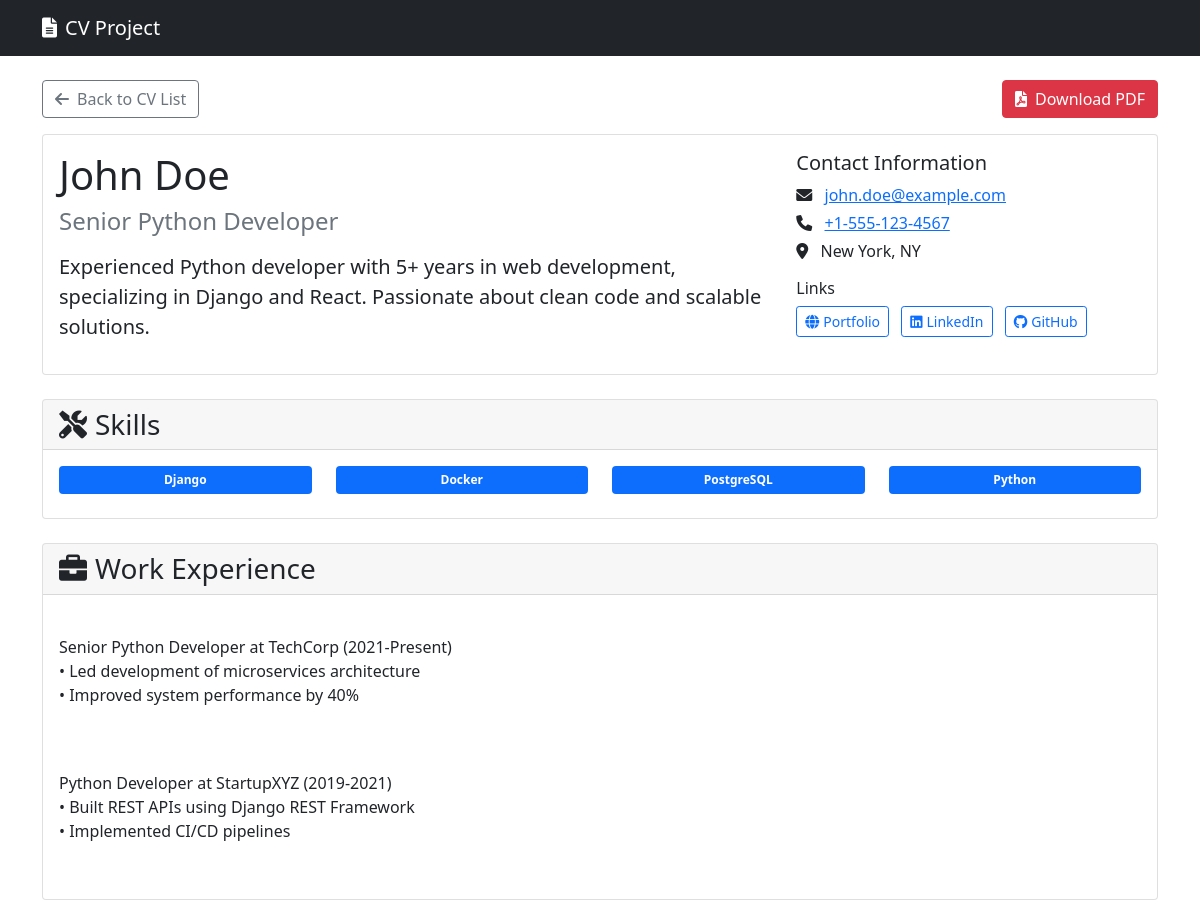
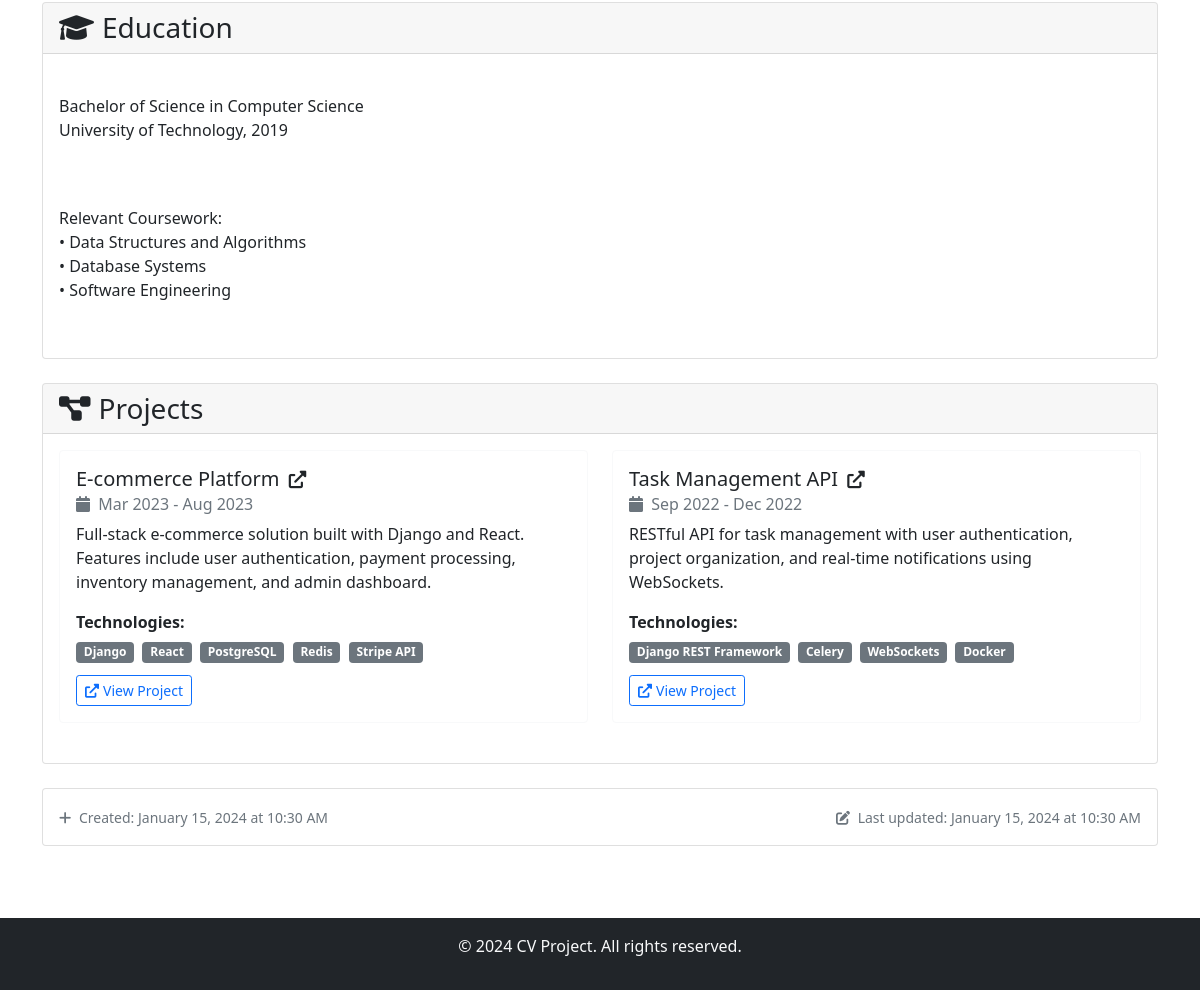
/cv/1/, run on the app's committed database (2 pictures, top to bottom).
### main/models.py (models this page shows, shortened)
class CV(models.Model):
    first_name = models.CharField(max_length=100, verbose_name="First Name")
    last_name = models.CharField(max_length=100, verbose_name="Last Name")
    email = models.EmailField(verbose_name="Email Address", unique=True)
    phone = models.CharField(max_length=20, blank=True, verbose_name="Phone Number")
    location = models.CharField(max_length=200, blank=True, verbose_name="Location")
    title = models.CharField(max_length=200, verbose_name="Professional Title")
    bio = models.TextField(verbose_name="Professional Summary")
    experience = models.TextField(
        verbose_name="Work Experience", help_text="Describe your work experience"
    )
    education = models.TextField(
        verbose_name="Education", help_text="Your educational background"
    )
    skills = models.ManyToManyField(
        "Skill", blank=True, related_name="cv_skills", verbose_name="Skills"
    )
    portfolio_url = models.URLField(blank=True, verbose_name="Portfolio URL")
    linkedin_url = models.URLField(blank=True, verbose_name="LinkedIn URL")
    github_url = models.URLField(blank=True, verbose_name="GitHub URL")
    created_at = models.DateTimeField(auto_now_add=True)
    updated_at = models.DateTimeField(auto_now=True)
    class Meta:
        verbose_name = "CV"
        verbose_name_plural = "CVs"
        ordering = ["-updated_at"]
    @property
    def full_name(self):
        return f"{self.first_name} {self.last_name}"

class Skill(models.Model):
    name = models.CharField(unique=True, max_length=100, verbose_name="Skill Name")
    class Meta:
        ordering = ["name"]

class Project(models.Model):
    cv = models.ForeignKey(CV, on_delete=models.CASCADE, related_name="project_set")
    title = models.CharField(max_length=200, verbose_name="Project Title")
    description = models.TextField(verbose_name="Project Description")
    technologies = models.CharField(max_length=300, verbose_name="Technologies Used")
    url = models.URLField(blank=True, verbose_name="Project URL")
    start_date = models.DateField(blank=True, null=True, verbose_name="Start Date")
    end_date = models.DateField(blank=True, null=True, verbose_name="End Date")
    class Meta:
        ordering = ["-start_date"]

### main/views.py (the view)
# urls.py: path("cv/<int:pk>/", views.CVDetailView.as_view(), name="cv_detail"),
class CVDetailView(DetailView):
    model = CV
    template_name = "main/cv_detail.html"
    context_object_name = "cv"
    def get_queryset(self):
        return CV.objects.prefetch_related("skills", "project_set")

### main/templatetags/cv_extras.py (called while the page is built)
@register.filter
def split(value, delimiter):
    if value:
        return value.split(delimiter)
    return []

@register.filter
def strip(value):
    if value:
        return value.strip()
    return value

### main/templates/main/cv_detail.html (shortened to what this page needs)
{% extends 'main/base.html' %}
{% load cv_extras %}
{% block content %}
<div class="row">
    <div class="col-12">
        <div class="mb-3 d-flex justify-content-between align-items-center">
            <a href="{% url 'main:cv_list' %}" class="btn btn-outline-secondary">
                <i class="fas fa-arrow-left me-2"></i>Back to CV List
            </a>
            <a href="{% url 'main:cv_pdf_download' cv.pk %}" class="btn btn-danger" target="_blank">
                <i class="fas fa-file-pdf me-2"></i>Download PDF
            </a>
        </div>
        <div class="card mb-4">
            <div class="card-body">
                <div class="row">
                    <div class="col-md-8">
                        <h1 class="card-title mb-2">{{ cv.full_name }}</h1>
                        <h4 class="text-muted mb-3">{{ cv.title }}</h4>
                        <p class="lead">{{ cv.bio }}</p>
                    </div>
                    <div class="col-md-4">
                        <div class="contact-info">
                            <h5>Contact Information</h5>
                            <p class="mb-1">
                                <i class="fas fa-envelope me-2"></i>
                                <a href="mailto:{{ cv.email }}">{{ cv.email }}</a>
                            </p>
                            {% if cv.phone %}
                                <p class="mb-1">
                                    <i class="fas fa-phone me-2"></i>
                                    <a href="tel:{{ cv.phone }}">{{ cv.phone }}</a>
                                </p>
                            {% endif %}
                            {% if cv.location %}
                                <p class="mb-1">
                                    <i class="fas fa-map-marker-alt me-2"></i>
                                    {{ cv.location }}
                                </p>
                            {% endif %}
                            {% if cv.portfolio_url or cv.linkedin_url or cv.github_url %}
                                <div class="mt-3">
                                    <h6>Links</h6>
                                    {% if cv.portfolio_url %}
                                        <a href="{{ cv.portfolio_url }}" target="_blank" class="btn btn-outline-primary btn-sm me-2 mb-1">
                                            <i class="fas fa-globe me-1"></i>Portfolio
                                        </a>
                                    {% endif %}
                                    {% if cv.linkedin_url %}
                                        <a href="{{ cv.linkedin_url }}" target="_blank" class="btn btn-outline-primary btn-sm me-2 mb-1">
                                            <i class="fab fa-linkedin me-1"></i>LinkedIn
                                        </a>
                                    {% endif %}
                                    {% if cv.github_url %}
                                        <a href="{{ cv.github_url }}" target="_blank" class="btn btn-outline-primary btn-sm me-2 mb-1">
                                            <i class="fab fa-github me-1"></i>GitHub
                                        </a>
                                    {% endif %}
                                </div>
                            {% endif %}
                        </div>
                    </div>
                </div>
            </div>
        </div>
        {% if cv.skills.exists %}
            <div class="card mb-4">
                <div class="card-header">
                    <h3 class="card-title mb-0">
                        <i class="fas fa-tools me-2"></i>Skills
                    </h3>
                </div>
                <div class="card-body">
                    <div class="row">
                        {% for skill in cv.skills.all %}
                            <div class="col-md-3 col-sm-4 col-6 mb-2">
                                <span class="badge bg-primary p-2 w-100">{{ skill.name }}</span>
                            </div>
                        {% endfor %}
                    </div>
                </div>
            </div>
        {% endif %}
        {% if cv.experience %}
            <div class="card mb-4">
                <div class="card-header">
                    <h3 class="card-title mb-0">
                        <i class="fas fa-briefcase me-2"></i>Work Experience
                    </h3>
                </div>
                <div class="card-body">
                    <div class="experience-content">
                        {{ cv.experience|linebreaks }}
                    </div>
                </div>
            </div>
        {% endif %}
        {% if cv.education %}
            <div class="card mb-4">
                <div class="card-header">
                    <h3 class="card-title mb-0">
                        <i class="fas fa-graduation-cap me-2"></i>Education
                    </h3>
                </div>
                <div class="card-body">
                    <div class="education-content">
                        {{ cv.education|linebreaks }}
                    </div>
                </div>
            </div>
        {% endif %}
        {% if cv.project_set.exists %}
            <div class="card mb-4">
                <div class="card-header">
                    <h3 class="card-title mb-0">
                        <i class="fas fa-project-diagram me-2"></i>Projects
                    </h3>
                </div>
                <div class="card-body">
                    <div class="row">
                        {% for project in cv.project_set.all %}
                            <div class="col-md-6 mb-4">
                                <div class="card h-100 border-light">
                                    <div class="card-body">
                                        <h5 class="card-title">
                                            {% if project.url %}
                                                <a href="{{ project.url }}" target="_blank" class="text-decoration-none">
                                                    {{ project.title }}
                                                    <i class="fas fa-external-link-alt ms-1 small"></i>
                                                </a>
                                            {% else %}
                                                {{ project.title }}
                                            {% endif %}
                                        </h5>
                                        {% if project.start_date or project.end_date %}
                                            <h6 class="card-subtitle mb-2 text-muted">
                                                <i class="fas fa-calendar me-1"></i>
                                                {% if project.start_date %}{{ project.start_date|date:"M Y" }}{% endif %}
                                                {% if project.end_date %}
                                                    - {{ project.end_date|date:"M Y" }}
                                                {% elif project.start_date %}
                                                    - Present
                                                {% endif %}
                                            </h6>
                                        {% endif %}
                                        <p class="card-text">{{ project.description }}</p>
                                        {% if project.technologies %}
                                            <div class="mb-2">
                                                <strong>Technologies:</strong>
                                                <div class="mt-1">
                                                    {% for tech in project.technologies|split:", " %}
                                                        <span class="badge bg-secondary me-1 mb-1">{{ tech|strip }}</span>
                                                    {% endfor %}
                                                </div>
                                            </div>
                                        {% endif %}
                                        {% if project.url %}
                                            <a href="{{ project.url }}" target="_blank" class="btn btn-outline-primary btn-sm">
                                                <i class="fas fa-external-link-alt me-1"></i>View Project
                                            </a>
                                        {% endif %}
                                    </div>
                                </div>
                            </div>
                        {% endfor %}
                    </div>
                </div>
            </div>
        {% endif %}
        <div class="card mb-4">
            <div class="card-body">
                <div class="row text-muted">
                    <div class="col-md-6">
                        <small>
                            <i class="fas fa-plus me-1"></i>
                            Created: {{ cv.created_at|date:"F d, Y \a\t g:i A" }}
                        </small>
                    </div>
                    <div class="col-md-6 text-md-end">
                        <small>
                            <i class="fas fa-edit me-1"></i>
                            Last updated: {{ cv.updated_at|date:"F d, Y \a\t g:i A" }}
                        </small>
                    </div>
                </div>
            </div>
        </div>
    </div>
</div>
{% endblock %}

### main/templates/main/cv_detail.html (style rules this page uses)
.contact-info p { margin-bottom: 0.5rem; }
.experience-content, .education-content { white-space: pre-line; }
.card-title a { color: inherit; }
.badge { font-size: 0.75em; }

### data on the page
CV: full_name "John Doe", title "Senior Python Developer", bio "Experienced Python developer with 5+ years in web development, specializing in Django and React. Passionate about clean code and scalable solutions.", email "john.doe@example.com", phone "+1-555-123-4567", location "New York, NY", experience "Senior Python Developer at TechCorp (2021-Present) • Led development of microservices architecture • Improved system performance by 40% Python Developer at StartupXYZ (2019-2021) • Built REST APIs using Django REST Framework • Implemented CI/CD pipelines", education "Bachelor of Science in Computer Science University of Technology, 2019 Relevant Coursework: • Data Structures and Algorithms • Database Systems • Software Engineering", created_at "January 15, 2024 at 10:30 AM", updated_at "January 15, 2024 at 10:30 AM"
Skill: name "Django"
Skill: name "Docker"
Skill: name "PostgreSQL"
Skill: name "Python"
Project: title "E-commerce Platform", start_date "Mar 2023", end_date "Aug 2023", description "Full-stack e-commerce solution built with Django and React. Features include user authentication, payment processing, inventory management, and admin dashboard.", technologies "Django" "React" "PostgreSQL" "Redis" "Stripe API"
Project: title "Task Management API", start_date "Sep 2022", end_date "Dec 2022", description "RESTful API for task management with user authentication, project organization, and real-time notifications using WebSockets.", technologies "Django REST Framework" "Celery" "WebSockets" "Docker"
